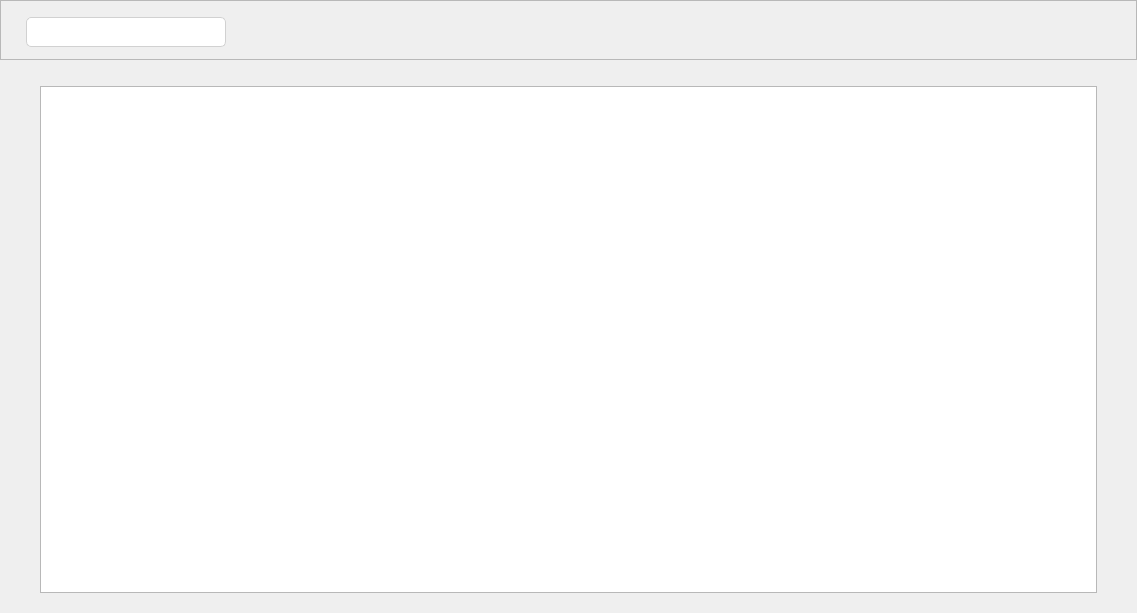
<?xml version="1.0" encoding="UTF-8"?>
<ui version="4.0">
 <class>UserSelections</class>
 <widget class="QWidget" name="UserSelections">
  <property name="geometry">
   <rect>
    <x>0</x>
    <y>0</y>
    <width>1137</width>
    <height>613</height>
   </rect>
  </property>
  <property name="mouseTracking">
   <bool>true</bool>
  </property>
  <property name="focusPolicy">
   <enum>Qt::ClickFocus</enum>
  </property>
  <property name="windowTitle">
   <string>Selections</string>
  </property>
  <property name="windowIcon">
   <iconset resource="../../../build-stviewer-Desktop_Qt_5_6_0_clang_64bit-Default/application.qrc">
    <normaloff>:/images/st_icon.png</normaloff>:/images/st_icon.png</iconset>
  </property>
  <layout class="QVBoxLayout" name="verticalLayout">
   <property name="leftMargin">
    <number>0</number>
   </property>
   <property name="topMargin">
    <number>0</number>
   </property>
   <property name="rightMargin">
    <number>0</number>
   </property>
   <property name="bottomMargin">
    <number>0</number>
   </property>
   <item>
    <widget class="QWidget" name="userSelectionsPageWidget" native="true">
     <property name="styleSheet">
      <string notr="true"/>
     </property>
     <layout class="QVBoxLayout" name="verticalLayout_2">
      <property name="leftMargin">
       <number>0</number>
      </property>
      <property name="topMargin">
       <number>0</number>
      </property>
      <property name="rightMargin">
       <number>0</number>
      </property>
      <property name="bottomMargin">
       <number>0</number>
      </property>
      <item>
       <widget class="QFrame" name="frame">
        <property name="minimumSize">
         <size>
          <width>0</width>
          <height>60</height>
         </size>
        </property>
        <property name="maximumSize">
         <size>
          <width>16777215</width>
          <height>60</height>
         </size>
        </property>
        <property name="mouseTracking">
         <bool>false</bool>
        </property>
        <property name="focusPolicy">
         <enum>Qt::NoFocus</enum>
        </property>
        <property name="styleSheet">
         <string notr="true"/>
        </property>
        <property name="frameShape">
         <enum>QFrame::StyledPanel</enum>
        </property>
        <property name="frameShadow">
         <enum>QFrame::Sunken</enum>
        </property>
        <property name="lineWidth">
         <number>0</number>
        </property>
        <layout class="QHBoxLayout" name="horizontalLayout">
         <property name="spacing">
          <number>20</number>
         </property>
         <property name="leftMargin">
          <number>5</number>
         </property>
         <property name="topMargin">
          <number>0</number>
         </property>
         <property name="rightMargin">
          <number>20</number>
         </property>
         <property name="bottomMargin">
          <number>0</number>
         </property>
         <item>
          <spacer name="horizontalSpacer_5">
           <property name="orientation">
            <enum>Qt::Horizontal</enum>
           </property>
           <property name="sizeType">
            <enum>QSizePolicy::Fixed</enum>
           </property>
           <property name="sizeHint" stdset="0">
            <size>
             <width>20</width>
             <height>20</height>
            </size>
           </property>
          </spacer>
         </item>
         <item>
          <widget class="QLineEdit" name="filterLineEdit">
           <property name="sizePolicy">
            <sizepolicy hsizetype="Fixed" vsizetype="Fixed">
             <horstretch>0</horstretch>
             <verstretch>0</verstretch>
            </sizepolicy>
           </property>
           <property name="minimumSize">
            <size>
             <width>200</width>
             <height>30</height>
            </size>
           </property>
           <property name="maximumSize">
            <size>
             <width>200</width>
             <height>25</height>
            </size>
           </property>
           <property name="mouseTracking">
            <bool>false</bool>
           </property>
           <property name="focusPolicy">
            <enum>Qt::ClickFocus</enum>
           </property>
           <property name="contextMenuPolicy">
            <enum>Qt::DefaultContextMenu</enum>
           </property>
           <property name="acceptDrops">
            <bool>false</bool>
           </property>
           <property name="toolTip">
            <string>Search for a dataset</string>
           </property>
           <property name="statusTip">
            <string>Search for a dataset</string>
           </property>
           <property name="whatsThis">
            <string>Search for a dataset</string>
           </property>
           <property name="styleSheet">
            <string notr="true">border: 1px solid rgb(209, 209, 209); 
border-radius: 5px; 
background-color: rgb(255, 255, 255); 
selection-background-color: darkgray;</string>
           </property>
           <property name="clearButtonEnabled">
            <bool>true</bool>
           </property>
          </widget>
         </item>
         <item>
          <spacer name="horizontalSpacer">
           <property name="orientation">
            <enum>Qt::Horizontal</enum>
           </property>
           <property name="sizeHint" stdset="0">
            <size>
             <width>40</width>
             <height>20</height>
            </size>
           </property>
          </spacer>
         </item>
         <item>
          <widget class="QPushButton" name="showTissue">
           <property name="minimumSize">
            <size>
             <width>35</width>
             <height>35</height>
            </size>
           </property>
           <property name="maximumSize">
            <size>
             <width>35</width>
             <height>35</height>
            </size>
           </property>
           <property name="cursor">
            <cursorShape>PointingHandCursor</cursorShape>
           </property>
           <property name="toolTip">
            <string>Show tissue snapshot</string>
           </property>
           <property name="statusTip">
            <string>Show tissue snapshot</string>
           </property>
           <property name="text">
            <string/>
           </property>
           <property name="icon">
            <iconset resource="../../../build-stviewer-Desktop_Qt_5_6_0_clang_64bit-Default/application.qrc">
             <normaloff>:/images/tissue_snapshot.png</normaloff>:/images/tissue_snapshot.png</iconset>
           </property>
           <property name="iconSize">
            <size>
             <width>35</width>
             <height>35</height>
            </size>
           </property>
           <property name="flat">
            <bool>true</bool>
           </property>
          </widget>
         </item>
         <item>
          <widget class="QPushButton" name="saveDB">
           <property name="minimumSize">
            <size>
             <width>35</width>
             <height>35</height>
            </size>
           </property>
           <property name="maximumSize">
            <size>
             <width>35</width>
             <height>35</height>
            </size>
           </property>
           <property name="cursor">
            <cursorShape>PointingHandCursor</cursorShape>
           </property>
           <property name="toolTip">
            <string>Save selection in the cloud</string>
           </property>
           <property name="statusTip">
            <string>Save selection in the cloud</string>
           </property>
           <property name="text">
            <string/>
           </property>
           <property name="icon">
            <iconset resource="../../../build-stviewer-Desktop_Qt_5_6_0_clang_64bit-Default/application.qrc">
             <normaloff>:/images/save_selection.png</normaloff>:/images/save_selection.png</iconset>
           </property>
           <property name="iconSize">
            <size>
             <width>35</width>
             <height>35</height>
            </size>
           </property>
           <property name="flat">
            <bool>true</bool>
           </property>
          </widget>
         </item>
         <item>
          <widget class="QPushButton" name="showTable">
           <property name="minimumSize">
            <size>
             <width>35</width>
             <height>35</height>
            </size>
           </property>
           <property name="maximumSize">
            <size>
             <width>35</width>
             <height>35</height>
            </size>
           </property>
           <property name="cursor">
            <cursorShape>PointingHandCursor</cursorShape>
           </property>
           <property name="toolTip">
            <string>Show genes in a table</string>
           </property>
           <property name="statusTip">
            <string>Show genes in a table</string>
           </property>
           <property name="text">
            <string/>
           </property>
           <property name="icon">
            <iconset resource="../../../build-stviewer-Desktop_Qt_5_6_0_clang_64bit-Default/application.qrc">
             <normaloff>:/images/show_genes.png</normaloff>:/images/show_genes.png</iconset>
           </property>
           <property name="iconSize">
            <size>
             <width>35</width>
             <height>35</height>
            </size>
           </property>
           <property name="flat">
            <bool>true</bool>
           </property>
          </widget>
         </item>
         <item>
          <widget class="QPushButton" name="cluster">
           <property name="sizePolicy">
            <sizepolicy hsizetype="Minimum" vsizetype="Fixed">
             <horstretch>0</horstretch>
             <verstretch>0</verstretch>
            </sizepolicy>
           </property>
           <property name="minimumSize">
            <size>
             <width>35</width>
             <height>35</height>
            </size>
           </property>
           <property name="maximumSize">
            <size>
             <width>35</width>
             <height>35</height>
            </size>
           </property>
           <property name="cursor">
            <cursorShape>PointingHandCursor</cursorShape>
           </property>
           <property name="toolTip">
            <string>Performs a clustering</string>
           </property>
           <property name="statusTip">
            <string>Performs a clustering</string>
           </property>
           <property name="text">
            <string/>
           </property>
           <property name="icon">
            <iconset resource="../../../build-stviewer-Desktop_Qt_5_6_0_clang_64bit-Default/application.qrc">
             <normaloff>:/images/cluster.png</normaloff>:/images/cluster.png</iconset>
           </property>
           <property name="iconSize">
            <size>
             <width>35</width>
             <height>35</height>
            </size>
           </property>
           <property name="flat">
            <bool>true</bool>
           </property>
          </widget>
         </item>
         <item>
          <widget class="QPushButton" name="ddaAnalysis">
           <property name="minimumSize">
            <size>
             <width>35</width>
             <height>35</height>
            </size>
           </property>
           <property name="maximumSize">
            <size>
             <width>35</width>
             <height>35</height>
            </size>
           </property>
           <property name="cursor">
            <cursorShape>PointingHandCursor</cursorShape>
           </property>
           <property name="mouseTracking">
            <bool>false</bool>
           </property>
           <property name="toolTip">
            <string>Perform a Differential Expression analysis</string>
           </property>
           <property name="statusTip">
            <string>Perform a Differential Expression analysis</string>
           </property>
           <property name="icon">
            <iconset resource="../../../build-stviewer-Desktop_Qt_5_6_0_clang_64bit-Default/application.qrc">
             <normaloff>:/images/selection_dea.png</normaloff>:/images/selection_dea.png</iconset>
           </property>
           <property name="iconSize">
            <size>
             <width>35</width>
             <height>35</height>
            </size>
           </property>
           <property name="flat">
            <bool>true</bool>
           </property>
          </widget>
         </item>
         <item>
          <widget class="QPushButton" name="importSelection">
           <property name="minimumSize">
            <size>
             <width>35</width>
             <height>35</height>
            </size>
           </property>
           <property name="maximumSize">
            <size>
             <width>35</width>
             <height>35</height>
            </size>
           </property>
           <property name="cursor">
            <cursorShape>PointingHandCursor</cursorShape>
           </property>
           <property name="toolTip">
            <string>Import selection from file</string>
           </property>
           <property name="statusTip">
            <string>Import selection from file</string>
           </property>
           <property name="text">
            <string/>
           </property>
           <property name="icon">
            <iconset resource="../../../build-stviewer-Desktop_Qt_5_6_0_clang_64bit-Default/application.qrc">
             <normaloff>:/images/import.png</normaloff>:/images/import.png</iconset>
           </property>
           <property name="iconSize">
            <size>
             <width>35</width>
             <height>35</height>
            </size>
           </property>
           <property name="flat">
            <bool>true</bool>
           </property>
          </widget>
         </item>
         <item>
          <widget class="QPushButton" name="exportSelection">
           <property name="minimumSize">
            <size>
             <width>35</width>
             <height>35</height>
            </size>
           </property>
           <property name="maximumSize">
            <size>
             <width>35</width>
             <height>35</height>
            </size>
           </property>
           <property name="cursor">
            <cursorShape>PointingHandCursor</cursorShape>
           </property>
           <property name="mouseTracking">
            <bool>false</bool>
           </property>
           <property name="toolTip">
            <string>Export the selected selections</string>
           </property>
           <property name="statusTip">
            <string>Export the selected selections</string>
           </property>
           <property name="text">
            <string/>
           </property>
           <property name="icon">
            <iconset resource="../../../build-stviewer-Desktop_Qt_5_6_0_clang_64bit-Default/application.qrc">
             <normaloff>:/images/export.png</normaloff>:/images/export.png</iconset>
           </property>
           <property name="iconSize">
            <size>
             <width>35</width>
             <height>35</height>
            </size>
           </property>
           <property name="flat">
            <bool>true</bool>
           </property>
          </widget>
         </item>
         <item>
          <widget class="QPushButton" name="editSelection">
           <property name="minimumSize">
            <size>
             <width>35</width>
             <height>35</height>
            </size>
           </property>
           <property name="maximumSize">
            <size>
             <width>35</width>
             <height>35</height>
            </size>
           </property>
           <property name="cursor">
            <cursorShape>PointingHandCursor</cursorShape>
           </property>
           <property name="mouseTracking">
            <bool>false</bool>
           </property>
           <property name="toolTip">
            <string>Edit the current selection</string>
           </property>
           <property name="statusTip">
            <string>Edit the current selection</string>
           </property>
           <property name="text">
            <string/>
           </property>
           <property name="icon">
            <iconset resource="../../../build-stviewer-Desktop_Qt_5_6_0_clang_64bit-Default/application.qrc">
             <normaloff>:/images/edit.png</normaloff>:/images/edit.png</iconset>
           </property>
           <property name="iconSize">
            <size>
             <width>35</width>
             <height>35</height>
            </size>
           </property>
           <property name="flat">
            <bool>true</bool>
           </property>
          </widget>
         </item>
         <item>
          <widget class="QPushButton" name="removeSelection">
           <property name="minimumSize">
            <size>
             <width>35</width>
             <height>35</height>
            </size>
           </property>
           <property name="maximumSize">
            <size>
             <width>35</width>
             <height>35</height>
            </size>
           </property>
           <property name="cursor">
            <cursorShape>PointingHandCursor</cursorShape>
           </property>
           <property name="mouseTracking">
            <bool>false</bool>
           </property>
           <property name="toolTip">
            <string>Remove the selected selections</string>
           </property>
           <property name="statusTip">
            <string>Remove the selected selections</string>
           </property>
           <property name="text">
            <string/>
           </property>
           <property name="icon">
            <iconset resource="../../../build-stviewer-Desktop_Qt_5_6_0_clang_64bit-Default/application.qrc">
             <normaloff>:/images/delete.png</normaloff>:/images/delete.png</iconset>
           </property>
           <property name="iconSize">
            <size>
             <width>35</width>
             <height>35</height>
            </size>
           </property>
           <property name="flat">
            <bool>true</bool>
           </property>
          </widget>
         </item>
         <item>
          <widget class="QLabel" name="label">
           <property name="minimumSize">
            <size>
             <width>40</width>
             <height>40</height>
            </size>
           </property>
           <property name="maximumSize">
            <size>
             <width>40</width>
             <height>40</height>
            </size>
           </property>
           <property name="text">
            <string/>
           </property>
           <property name="pixmap">
            <pixmap resource="../../../build-stviewer-Desktop_Qt_5_6_0_clang_64bit-Default/application.qrc">:/images/st_icon.png</pixmap>
           </property>
           <property name="scaledContents">
            <bool>true</bool>
           </property>
          </widget>
         </item>
        </layout>
       </widget>
      </item>
      <item>
       <spacer name="verticalSpacer">
        <property name="orientation">
         <enum>Qt::Vertical</enum>
        </property>
        <property name="sizeType">
         <enum>QSizePolicy::Fixed</enum>
        </property>
        <property name="sizeHint" stdset="0">
         <size>
          <width>40</width>
          <height>20</height>
         </size>
        </property>
       </spacer>
      </item>
      <item>
       <layout class="QHBoxLayout" name="horizontalLayout_4">
        <item>
         <spacer name="horizontalSpacer_2">
          <property name="orientation">
           <enum>Qt::Horizontal</enum>
          </property>
          <property name="sizeType">
           <enum>QSizePolicy::Fixed</enum>
          </property>
          <property name="sizeHint" stdset="0">
           <size>
            <width>40</width>
            <height>20</height>
           </size>
          </property>
         </spacer>
        </item>
        <item>
         <widget class="UserSelectionTableView" name="selections_tableView">
          <property name="mouseTracking">
           <bool>false</bool>
          </property>
          <property name="focusPolicy">
           <enum>Qt::TabFocus</enum>
          </property>
          <property name="toolTip">
           <string>Perform analysis</string>
          </property>
          <property name="statusTip">
           <string>Perform analysis</string>
          </property>
          <property name="showDropIndicator" stdset="0">
           <bool>false</bool>
          </property>
          <property name="dragDropOverwriteMode">
           <bool>false</bool>
          </property>
          <property name="gridStyle">
           <enum>Qt::SolidLine</enum>
          </property>
          <property name="sortingEnabled">
           <bool>true</bool>
          </property>
          <property name="cornerButtonEnabled">
           <bool>false</bool>
          </property>
         </widget>
        </item>
        <item>
         <spacer name="horizontalSpacer_3">
          <property name="orientation">
           <enum>Qt::Horizontal</enum>
          </property>
          <property name="sizeType">
           <enum>QSizePolicy::Fixed</enum>
          </property>
          <property name="sizeHint" stdset="0">
           <size>
            <width>40</width>
            <height>20</height>
           </size>
          </property>
         </spacer>
        </item>
       </layout>
      </item>
      <item>
       <spacer name="verticalSpacer_2">
        <property name="orientation">
         <enum>Qt::Vertical</enum>
        </property>
        <property name="sizeType">
         <enum>QSizePolicy::Fixed</enum>
        </property>
        <property name="sizeHint" stdset="0">
         <size>
          <width>40</width>
          <height>20</height>
         </size>
        </property>
       </spacer>
      </item>
     </layout>
    </widget>
   </item>
  </layout>
 </widget>
 <customwidgets>
  <customwidget>
   <class>UserSelectionTableView</class>
   <extends>QTableView</extends>
   <header>viewTables/UserSelectionTableView.h</header>
  </customwidget>
 </customwidgets>
 <resources>
  <include location="../../../build-stviewer-Desktop_Qt_5_6_0_clang_64bit-Default/application.qrc"/>
 </resources>
 <connections/>
</ui>
